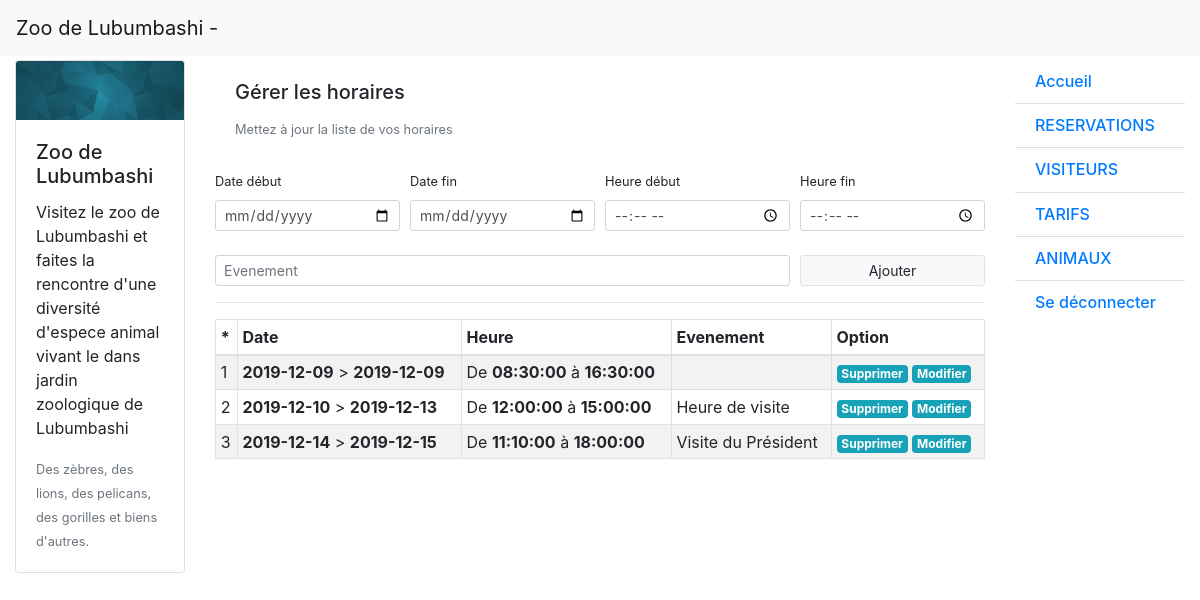
Screenshot of /traitement/vues/vues_admin/gerer-horaires.php with the database file from the repository.
### tables this page shows
CREATE TABLE `horaires` (
  `id` int(11) NOT NULL,
  `date_debut` date NOT NULL,
  `date_fin` date NOT NULL,
  `heure_debut` time NOT NULL,
  `heure_fin` time NOT NULL,
  `evenement` varchar(255) DEFAULT NULL
);

### traitement/models/BDD.php (called while the page is built, shortened)
<?php
    function bdd() {
        try {
            $serveur = "mysql:host=localhost;dbname=zoo";
            $utilisateur = "root";
            $mot_de_passe = "";
            $connexion = new PDO($serveur, $utilisateur, $mot_de_passe);
            return $connexion;
        } catch (Exception $e) {
            die ('Erreur : ' . $e -> getMessage());
            return NULL;
        }
    }
    function contenu( $table ) {
        if(empty($table) == FALSE) {
            $requete =  'SELECT * FROM ' . $table ;
            $resultat = bdd() -> query($requete);
            if($resultat) {   return $resultat;   } else {    return NULL;   }
        }
    }

### traitement/vues/vues_admin/gerer-horaires.php (the view, shortened to what this page needs)
<!DOCTYPE html>
<html lang="en">
<head>
    <link rel="stylesheet" href="../../../css/bootstrap.min.css">
</head>
<body>
<div class="container-fluid">
  <header class="row">
    <div class="col-lg-12">
    <nav class="navbar navbar-expand-lg navbar-light bg-light fixed-top">
    <a class="navbar-brand" href="#">Zoo de Lubumbashi -
    </a>
    </nav>
    </div>
  </header>
  <div class="row">
    <div class="col-lg-2">
      <div class="row">
        <aside class="col-lg-12">
        <div class="card-deck">
        <div class="card">
            <img src="../../../img/parallax-bg.jpg" class="card-img-top" alt="...">
            <div class="card-body">
                <h5 class="card-title">Zoo de Lubumbashi</h5>
                <p class="card-text">
                Visitez le zoo de Lubumbashi et faites la rencontre d'une diversité d'espece animal
                vivant le dans jardin zoologique de Lubumbashi</p>
                <p class="card-text"><small class="text-muted">Des zèbres, des lions, des pelicans, des gorilles et biens d'autres.</small></p>
            </div>
        </div>
</div>
        </aside>
      </div>
    </div>
    <section class="col-lg-8">
        <div class="card-body">
            <h5 class="card-title">Gérer les horaires</h5>
            <p class="card-text"><small class="text-muted">Mettez à jour la liste de vos horaires</small></p>
        </div>
    <form action="../../controllers/admin/gerer.php" method="post">
      <div class="form-row">
        <div class="col-3">
          <label for=""><small>Date début</small></label>
          <input type="date" name="date_debut" id="date_debut" class="form-control form-control-sm" >
        </div>
        <div class="col-3">
          <label for=""><small>Date fin</small></label>
          <input type="date" name="date_fin" id="date_fin" class="form-control form-control-sm">
        </div>
        <div class="col-3">
          <label for=""><small>Heure début</small></label>
          <input type="time" name="heure_debut" id="heure_debut" class="form-control form-control-sm" placeholder="State">
        </div>
        <div class="col-3">
          <label for=""><small>Heure fin</small></label>
          <input type="time" name="heure_fin" id="heure_fin" class="form-control form-control-sm"   placeholder="Zip">
        </div>
      </div>
      <br>
      <div class="form-row">
        <div class="col">
          <input type="text" name="evenement" id="evenement" class="form-control form-control-sm" placeholder="Evenement">
        </div>
        <div class="col-3">
          <button type="submit" name="form_horaires" class="form-control form-control-sm btn-light border">Ajouter</button>
        </div>
      </div>
    </form>
    <hr>
    <table class="table table-bordered table-striped table-condensed table-sm table-hover">
      <thead>
          <tr>
              <th>*</th>
              <th>Date</th>
              <th>Heure</th>
              <th>Evenement</th>
              <th>Option</th>
          </tr>
      </thead>
      <tbody>
      <?php
        require_once '../../models/BDD.php';
        $horaires = contenu($GLOBALS['table_horaires']);
        if( empty($horaires) ) {
            echo 'Empty';
        }
        else {
            while( $resultat = $horaires -> fetch() ) {
      ?>
            <tr>
              <td scope="row"><?= $resultat['id']; ?></td>
              <td><?= '<strong>' . $resultat['date_debut'] .'</strong> > <strong>' . $resultat['date_fin'] . '</strong>';  ?></td>
              <td><?= 'De <strong>' . $resultat['heure_debut'] . '</strong> à <strong>' . $resultat['heure_fin'] . '</strong>'; ?></td>
              <td><?= $resultat['evenement']; ?></td>
              <td>
                <a href="<?= $resultat['id'] ?>"><span class="badge badge-info">Supprimer</span></a>
                <a href="<?= $resultat['id'] ?>"><span class="badge badge-info">Modifier</span></a>
              </td>
            </tr>
            <?php } }?>
      </tbody>
      </table>
    </section>
    <div class="col-lg-2">
        <div class="row">
        <aside class="col-lg-12">
        <ul class="list-group list-group-flush">
            <li class="h6 list-group-item list-group-item-action"><a href="gerer.php">Accueil</a></li>
            <li class="h6 list-group-item list-group-item-action"><a href="gerer-reservations.php">RESERVATIONS</a></li>
            <li class="h6 list-group-item list-group-item-action"><a href="gerer-visiteurs.php">VISITEURS</a></li>
            <li class="h6 list-group-item list-group-item-action"><a href="gerer-tarifs.php">TARIFS</a></li>
            <li class="h6 list-group-item list-group-item-action"><a href="gerer-animaux.php">ANIMAUX</a></li>
            <li class="h6 list-group-item list-group-item-action"><a href="#">Se déconnecter</a></li>
        </ul>
        </aside>
        </div>
    </div>
  </div>
  </div>
</body>
</html>

### traitement/vues/vues_admin/gerer-horaires.php (style rules this page uses)
.container-fluid { margin-top : 5%; }
.card-deck { margin-bottom: 2%; }

### rows the page displays
horaires: id "1", date_debut "2019-12-09", date_fin "2019-12-09", heure_debut "08:30:00", heure_fin "16:30:00"
horaires: id "2", date_debut "2019-12-10", date_fin "2019-12-13", heure_debut "12:00:00", heure_fin "15:00:00", evenement "Heure de visite"
horaires: id "3", date_debut "2019-12-14", date_fin "2019-12-15", heure_debut "11:10:00", heure_fin "18:00:00", evenement "Visite du Président"
